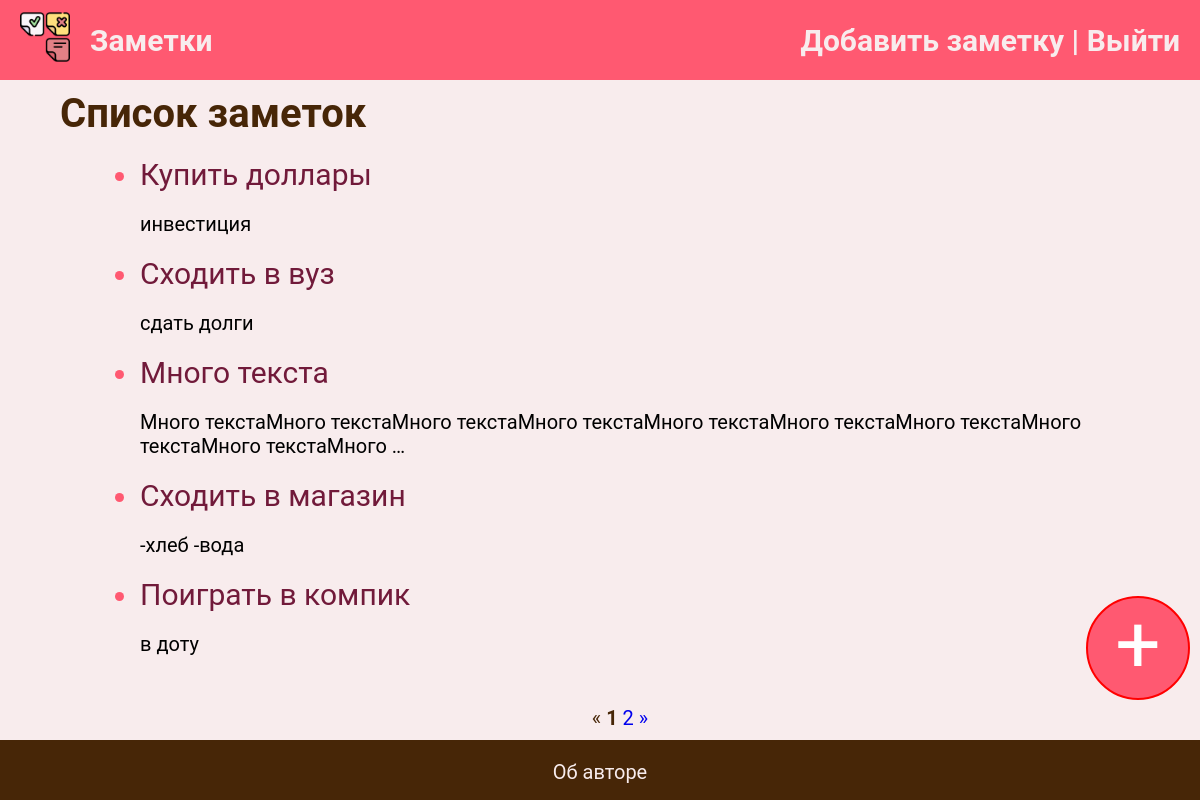
The page /todo/ (signed in) on the database its author committed.
### my_todo/models.py (models this page shows, shortened)
class ToDo(models.Model):
    author = models.ForeignKey(
        User, on_delete=models.CASCADE, related_name='Имя')
    title = models.CharField(max_length=200)
    content = models.TextField(blank=True)
    date_created = models.DateTimeField(auto_now_add=True)
    date_completed = models.DateTimeField(auto_now=True)
    class Meta:
        verbose_name = 'Заметка'
        verbose_name_plural = 'Заметки'
        ordering = ['-date_created']

### my_todo/views.py (the view)
# urls.py: path('todo/', views.ToDoList.as_view(), name="list_todo"),
class ToDoList(ListView):
    paginate_by = 5
    model = ToDo
    template_name = 'my_todo/todo_list.html'
    context_object_name = 'todos'
    def get_queryset(self):
        return ToDo.objects.filter(author=self.request.user)
    def get_context_data(self, *, object_list=None, **kwargs):
        context = super().get_context_data()
        context['form'] = NewToDoForm()
        return context

### my_todo/templates/my_todo/todo_list.html (shortened to what this page needs)
{% extends 'my_todo/base.html' %}
{% block content %}
        {% if todos %}
            <div class="todo_header">Список заметок</div>
            <ul class="ul">
                {% for t in todos %}
                    <li class="li"><a class="link" href="{% url 'detail_todo' t.pk %}">{{ t.title }}</a></li>
                    <p>{{ t.content|truncatewords:10}}</p>
                {% endfor %}
            </ul>
            {% if page_obj.has_other_pages %}
        <div class="pag">
            <ul class="page">
                {% if page_obj.has_previous %}
                    <li><a href="?page={{ page_obj.previous_page_number }}">&laquo;
                        </a></li>
                {% else %}
                    <li><a>&laquo;
                     </a></li>
                {% endif %}
                {% for i in paginator.page_range %}
                    {% if page_obj.number == i %}
                        <li><b>{{ i }} </b>
                        </li>
                    {% else %}
                        <li><a href="?page={{ i }}">{{ i }}</a></li>
                    {% endif %}
                {% endfor %}
                {% if page_obj.has_next %}
                    <li><a href="?page={{ page_obj.next_page_number }}">
                        &raquo;</a></li>
                {% else %}
                    <li ><a>
                        &raquo;</a></li>
                {% endif %}
            </ul>
        </div>
    {% endif %}
        {% else %}
            <div class="start-text">
            Список заметок пуст
            <br>
            <button class="button" type="submit"><a class="button-link" href="{% url 'new_todo' %}">Добавить заметку</a></button>
            </div>
        {% endif %}
        <div class="plus"><a class="plus-link" href="{% url 'new_todo'%}">+</a></div>
{% endblock content %}

### my_todo/templates/my_todo/base.html (shortened to what this page needs)
{% load static %}
<!DOCTYPE html>
<html lang="ru">
  <head>
    <link rel="stylesheet" href="{% static 'style.css' %}">
  </head>
  <body>
    <nav class="nav">
      {% if user.is_authenticated %}
        <div class="nav-text2">
          <a href="{% url 'list_todo' %}">
            <img src="{% static 'logo.png' %}" alt="ToDo" width="50" height="50">
          </a>
          <a href="{% url 'list_todo' %}" class="nav-text2">Заметки</a>
        </div>
      {% else %}
        <div class="nav-text2">
          <a href="{% url 'index' %}">
            <img src="{% static 'logo.png' %}" alt="ToDo" width="50" height="50">
          </a>
          <a href="{% url 'index' %}" class="nav-text2">Заметки</a>
        {% endif %}
      <div class="nav-text">
        {% if user.is_authenticated %}
          <a class="nav-link" href="{% url 'new_todo' %}">Добавить заметку</a> |
          <a class="nav-link" href="{% url 'logout' %}">Выйти</a>
        {% else %}
          <a class="nav-link" href="{% url 'logined' %}">Войти</a> |
          <a class="nav-link" href="{% url 'register' %}">Зарегистрироваться</a>
        {% endif %}
      </div>
    </nav>
    <div class="content">
      {% block content %}
      {% endblock content %}
    </div>
    <footer class="footer">
      <div class="footer-text">
        <a class="footer-link" href="https://github.com/dend0s">Об авторе</a>
      </div>
    </footer>
  </body>
</html>

### my_todo/static/style.css (style rules this page uses)
body { margin: 0; padding: 0; background-color: #f8eced; font-family: Roboto; height: 100%; }
.nav { display: flex; flex-direction: row; flex-wrap: wrap; justify-content: space-between; height: 80px; background-color: #ff5971; }
.nav-text2 { display: flex; margin-left: 20px; align-self: center; color: #f8eced; font-weight: bold; font-size: 30px; text-decoration: none; text-align: center; }
.nav-text { align-self: center; color: #f8eced; padding-right: 20px; font-weight: bold; font-size: 30px; text-decoration: none; text-align: center; }
.nav-link { color: #f8eced; text-decoration: none; }
.todo_header { margin-top: 10px; margin-left: 60px; font-size: 40px; color: #472607; font-weight: bold; }
.content { margin-left: 0; margin-right: 0; height: 100%; }
.ul { margin-left: 100px; font-size: 20px; margin-bottom: 50px; }
.li { font-size: 30px; }
.li::marker { color: #ff5971; font-size: 30px; }
.link { text-decoration: none; color: #711a3a; }
.footer { height: 60px; background-color: #472607; position: fixed; width: 100%; left: 0; bottom: 0; }
.footer-text { text-align: center; font-size: 20px; margin-top: 20px; }
.footer-link { text-decoration: none; color: #f8eced; }
.plus { position: fixed; bottom: 100px; right: 10px; width: 100px; height: 100px; border: 2px solid red; border-radius: 50%; text-align: center; background: #ff5971; font-size: 80px; }
.plus-link { text-decoration: none; color: white; }
.pag { text-align: center; color: #472607; font-size: 20px; }
.page li { display: inline-block; text-align: center; }
.page a { display: inline-block; text-align: center; text-decoration: none; }

### rows shown on the page
ToDo: title "Купить доллары", content "инвестиция"
ToDo: title "Сходить в вуз", content "сдать долги"
ToDo: title "Много текста", content "Много текстаМного текстаМного текстаМного текстаМного текстаМного текстаМного текстаМного текстаМного текстаМного …"
ToDo: title "Сходить в магазин", content "-хлеб -вода"
ToDo: title "Поиграть в компик", content "в доту"

### other values the page prints
{{ i }} "1"
{{ i }} "2"
